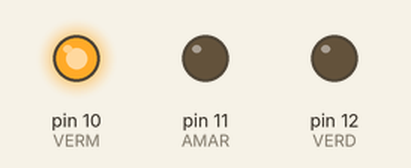
This sketch was run on a simulated Arduino Uno, built with avr-gcc and run on an emulated ATmega328P. On the bench: output pins drawn as LEDs (lit = HIGH).

Above: at 1.0 s.
At 3.5 s:
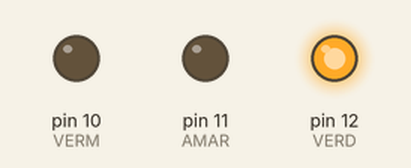
At 5.5 s:
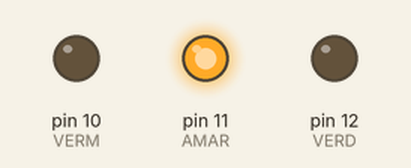
Timing chart, 0 to 7.8 s (numbered marks = the images above):
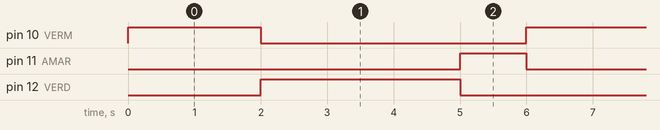

The sketch:

Sketch_Semaforo.ino
```cpp
//Simulador de Semáforo

int VERM = 10;
int AMAR = 11;
int VERD = 12;

void setup(){
  pinMode(VERM, OUTPUT);
  pinMode(AMAR, OUTPUT);
  pinMode(VERD, OUTPUT);
}

void loop(){
  digitalWrite(VERM, HIGH);
  digitalWrite(AMAR, LOW);
  digitalWrite(VERD, LOW);
  delay(2000);

  digitalWrite(VERM, LOW);
  digitalWrite(AMAR, LOW);
  digitalWrite(VERD, HIGH);
  delay(3000);

  digitalWrite(VERM, LOW);
  digitalWrite(AMAR, HIGH);
  digitalWrite(VERD, LOW);
  delay(1000);
}
```

Measured:
- by itself, pin 10 (VERM): alternates HIGH for 2.0 s and LOW for 4.0 s
- by itself, pin 11 (AMAR): alternates HIGH for 1.0 s and LOW for 5.0 s
- by itself, pin 12 (VERD): alternates HIGH for 3.0 s and LOW for 3.0 s
